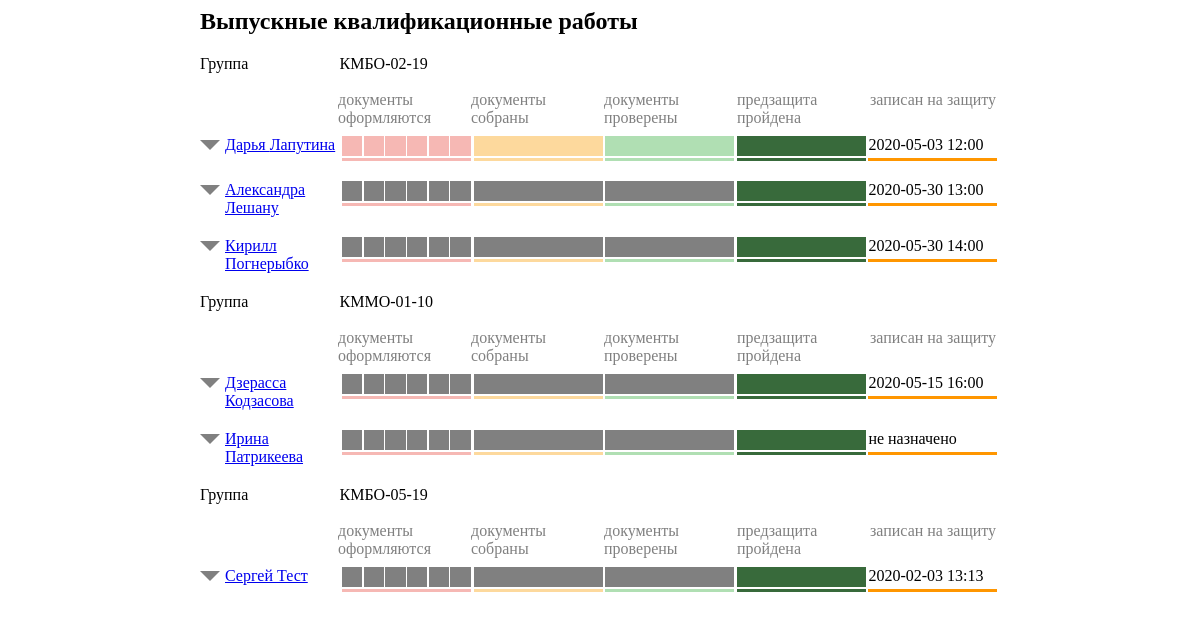
Screenshot of /VKR.php with the database file from the repository.
### tables this page shows
CREATE TABLE `groups` (
  `id` int(11) NOT NULL,
  `name` text NOT NULL
);

CREATE TABLE `students` (
  `id` int(11) NOT NULL,
  `first_name` text NOT NULL,
  `middle_name` text NOT NULL,
  `last_name` text NOT NULL,
  `date` datetime DEFAULT NULL
);

### MySQL.php (called while the page is built, shortened)
<?php
class MySQL
{
    private $db = [
        "servername" => "localhost",
        "username" => "root",
        "password" => "",
        "database" => "vkr",
        ];
    public $conn;
    function __construct()
    {
        $this->conn = new mysqli($this->db["servername"],$this->db["username"], $this->db["password"], $this->db["database"]);
    }
    public function request($str)
    {
        $sql = $str;
        $result = mysqli_query($this->conn, $sql);
        $documents = mysqli_fetch_all($result, MYSQLI_ASSOC);
        return $documents;
    }
    public function request_array($str)
    {
        $sql = $str;
        $result = mysqli_query($this->conn, $sql);
        $documents = mysqli_fetch_array($result, MYSQLI_ASSOC);
        return $documents;
    }
}
?>

### VKR.php (the view, shortened to what this page needs)
<?php
$checker  = 1;
include 'MySQL.php';
$a = new MySQL;
$students = $a->request("SELECT * FROM students");
$groups = $a->request("SELECT * FROM groups");
?>
<!DOCTYPE HTML PUBLIC >
<html>
 <head>
  <link rel="stylesheet" href="VKR_style.css">
 </head>
 <body>
  <div class = "wrapper">
	<h2 class="">Выпускные квалификационные работы</h2>
      <?php foreach ($groups as $group): ?>
      <div class = "load_block">
          <div>
              <div class ="type left_name">Группа</div>
              <div class = "name"><?php echo $group["name"]; ?> </div>
              <br>
          </div>
          <div class = "block">
              <div class = "name2"></div>
              <div class = "name2">документы оформляются</div>
              <div class = "name2">документы собраны</div>
              <div class = "name2">документы проверены</div>
              <div class = "name2">предзащита пройдена</div>
              <div class = "name2">записан на защиту</div>
          </div>
         <?php
         $c = new MySQL;
         $student = $c->request("SELECT * FROM students_to_group WHERE group_id=$group[id]");
         ?>
          <?php  foreach ($student as $studentid): ?>
          <?php  $id = $studentid["student_id"];  ?>
              <?php foreach ($students as $stid): ?>
                <?php if ($stid["id"] == $id): ?>
          <div class = "state ">
              <div class = "arrow"></div>
              <div class="left_name15"><?php
                  if($checker == 0 ):?>
                      <a href="/UploadVKR.php?id=<?= $stid["id"] ?>"><?= $stid["first_name"] ?> <?= $stid["middle_name"] ?></a>
                  <?php else: if($checker == 1) :?>
                      <a href = "/proverkaVKR.php?id=<?=$stid["id"]?>"><?=$stid["first_name"]?> <?=$stid["middle_name"]?></a>
                  <?php endif;?>
                  <?php endif;?>
              </div>
              <div class = "text">
                  <div class ="progress2 first">
                    <?php
                    $doc = $a->request_array("SELECT document1_id,document2_id,document3_id,document4_id,document5_id,document6_id FROM `project` WHERE `student_id`=".$stid["id"]);
                    if(empty($doc))
                    {
                        ?>
                        <div class = "square"></div>
                        <div class = "square"></div>
                        <div class = "square"></div>
                        <div class = "square"></div>
                        <div class = "square"></div>
                        <div class = "square"></div>
                        <?php
                    }
                    else {
                        $id_docs = [];
                        foreach ($doc as $docs) {
                            if (empty($id_docs)) {
                                $id_docs = $docs;
                            } else {
                                $id_docs .= ',' . $docs;
                            }
                        }
                        $progress = $a->request("SELECT * FROM `document` WHERE `id` IN ($id_docs)");
                        $f=0;
                        for($i = 0; $i < 6; $i++)
                        {
                            if($progress[$i]["positive"] == 0){
                                $f++;
                                ?>
                            <div class = "square on"></div>
                            <?php } else { ?>
                                <div class = "square"></div>
                                <?php }
                        }
                    }
                    ?>
                  </div>
              </div>
              <div class = "text">
                  <div class ="progress2 second">
                      <?php
                      if ($f==6){?>
                          <div class = "pr100 on"></div>
                          <?php
                      }?>
                      <?php
                      if ($f<6){?>
                          <div class = "pr100 "></div>
                      <?php }?>
                  </div>
              </div>
              <div class = "text">
                  <div class ="progress2 third">
                      <?php
                      if ($f==6){?>
                          <div class = "pr100 on"></div>
                          <?php
                      }?>
                      <?php
                      if ($f<6){?>
                          <div class = "pr100 "></div>
                      <?php }?>
                  </div>
              </div>
              <div class = "text">
                  <div class ="progress2 fourth">
                      <div class = "pr100 on space3"></div>
                  </div>
              </div>
              <div class = "text">
                  <div class ="progress2 last">
                      <div class = "last">
                          <?php
                          if($stid["date"] == NULL) echo 'не назначено';
                          else echo date('Y-m-d H:i',strtotime($stid["date"]));
                          ?>
                      </div>
                  </div>
              </div>
          </div>
                  <?php endif ?>
              <?php endforeach; ?>
          <?php endforeach; ?>
      <?php endforeach; ?>
	</div>
 </body>
</html>

### VKR_style.css (style rules this page uses)
.load_block > div > .type { float:left; }
.load_block { width:800px; }
.state { float:left; width:100%; margin-bottom:20px; }
.state > div:first-child { float:left; }
.wrapper { width:800px; margin:0 auto; }
.left_name { width:17.45%; }
.progress2 { width:98%; float:left; margin-right:0.5%; }
.progress2 > .square { height:20px; margin-right:1%; background-color:grey; width:15.83%; float:left; }
.square.on { background:#f6b8b4; }
.progress2::after { content:''; height:3px; width:100%; position:relative; background:#f6b8b4; float:left; margin-top:2px; width:100%; }
.progress2.fourth::after { background:#386a3b; }
.progress2.third::after { background:#b0dfb3; }
.progress2.second::after { background:#fdd99d; }
.progress2.last::after { background:#FF9600; }
.progress2 > div:last-child { margin-right:0px; }
.text { float:left; width:16.45%; }
.pr100 { width:100%; background-color:grey; height:20px; float:left; }
.left_name15 { float:left; width:14%; margin-right:5px; }
.state .arrow { border: 10px solid transparent; border-top-color: grey; border-bottom: 0; margin-top:4px; margin-right:5px; }
.last { background:white; float:left; height:20px; background:white; }
.block { width: 100%; float: left; margin-bottom: 5px; }
.name2 { width: 16%; float: left; margin-left: 5px; color: grey; height: 40px; }
.second .on { background-color:#fdd99d; }
.third .on { background-color:#b0dfb3; }
.fourth .on { background-color:#386a3b; }

### rows the page displays
groups: name "КМБО-02-19"
students: first_name "Дарья", middle_name "Лапутина", date "2020-05-03 12:00"
students: first_name "Александра", middle_name "Лешану", date "2020-05-30 13:00"
students: first_name "Кирилл", middle_name "Погнерыбко", date "2020-05-30 14:00"
groups: name "КММО-01-10"
students: first_name "Дзерасса", middle_name "Кодзасова", date "2020-05-15 16:00"
students: first_name "Ирина", middle_name "Патрикеева", shows "не назначено"
groups: name "КМБО-05-19"
students: first_name "Сергей", middle_name "Тест", date "2020-02-03 13:13"
